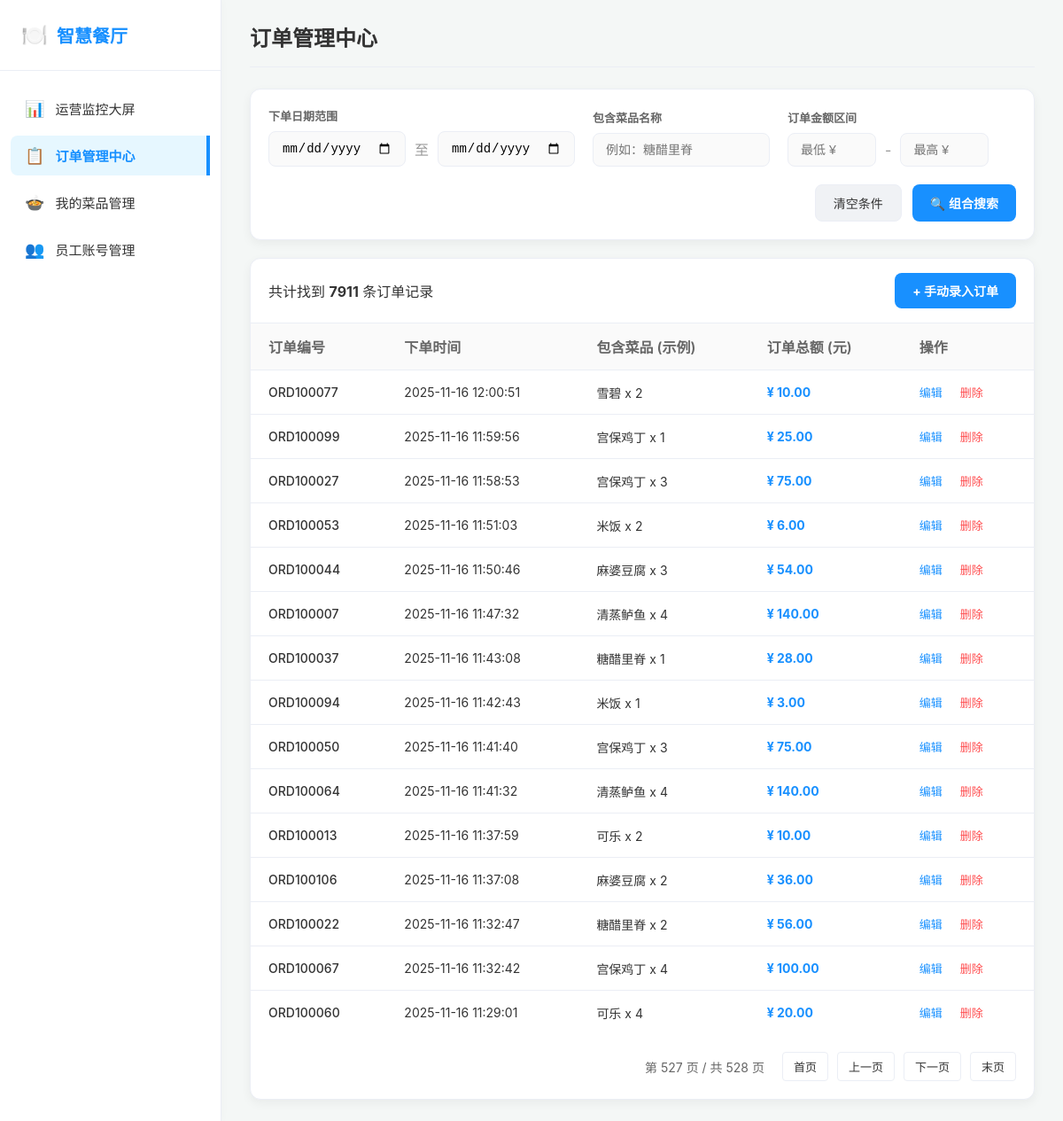
Screenshot of /orders/?page=527 (signed in) with the database file from the repository.
### restaurant/models.py (models this page shows, shortened)
class Order(models.Model):
    order_number = models.CharField(max_length=50, unique=True, verbose_name='订单编号')
    order_time = models.DateTimeField(auto_now_add=True, verbose_name='下单时间')
    total_amount = models.DecimalField(max_digits=10, decimal_places=2, verbose_name='订单总金额')
    item_name = models.CharField(max_length=100, verbose_name='菜品名称', blank=True, null=True)
    item_price = models.DecimalField(max_digits=10, decimal_places=2, verbose_name='单价', blank=True, null=True)
    quantity = models.PositiveIntegerField(verbose_name='数量', blank=True, null=True)
    class Meta:
        verbose_name = '订单'
        verbose_name_plural = '订单'

### restaurant/views.py (the view)
# urls.py: path('orders/', views.order_list, name='order_list'),
@login_required
def order_list(request):
    orders = Order.objects.all().order_by('-order_time')
    start_date = request.GET.get('start_date', '')
    end_date = request.GET.get('end_date', '')
    dish_name = request.GET.get('dish_name', '')
    min_price = request.GET.get('min_price', '')
    max_price = request.GET.get('max_price', '')
    if start_date:
        orders = orders.filter(order_time__date__gte=start_date) # 大于等于开始日期
    if end_date:
        orders = orders.filter(order_time__date__lte=end_date)   # 小于等于结束日期
    if dish_name:
        orders = orders.filter(item_name__icontains=dish_name)   # 菜名模糊包含查询
    if min_price:
        orders = orders.filter(total_amount__gte=min_price)      # 金额大于等于
    if max_price:
        orders = orders.filter(total_amount__lte=max_price)      # 金额小于等于
    paginator = Paginator(orders, 15)
    page_number = request.GET.get('page', 1)
    page_obj = paginator.get_page(page_number)
    query_params = request.GET.copy()
    if 'page' in query_params:
        del query_params['page']
    query_string = query_params.urlencode()
    context = {
        'page_obj': page_obj,
        'query_string': query_string, # 将参数串传给页面
    }
    return render(request, 'order_list.html', context)

### templates/order_list.html (shortened to what this page needs)
<!DOCTYPE html>
<html lang="zh-CN">
<head>
</head>
<body>
    <div class="app-wrapper">
        <aside class="sidebar">
            <div class="sidebar-logo"><span class="icon">🍽️</span> 智慧餐厅</div>
            <nav class="sidebar-menu">
                <a href="{% url 'dashboard' %}" class="menu-item ">
                    <span class="icon">📊</span> 运营监控大屏
                </a>
                <a href="{% url 'order_list' %}" class="menu-item active">
                    <span class="icon">📋</span> 订单管理中心
                </a>
                <a href="{% url 'dish_list' %}" class="menu-item">
                    <span class="icon">🍲</span> 我的菜品管理
                </a>
                <a href="{% url 'user_list' %}" class="menu-item">
                    <span class="icon">👥</span> 员工账号管理
                </a>
            </nav>
        </aside>
        <main class="main-content">
            <div class="dashboard-container">
                <div class="header">
                    <h1>订单管理中心</h1>
                </div>
                <div class="search-card">
                    <form method="GET" action="{% url 'order_list' %}" class="search-form">
                        <div class="search-group">
                            <label>下单日期范围</label>
                            <div class="input-row">
                                <input type="date" name="start_date" value="{{ request.GET.start_date }}" class="search-input">
                                <span style="color: #999;">至</span>
                                <input type="date" name="end_date" value="{{ request.GET.end_date }}" class="search-input">
                            </div>
                        </div>
                        <div class="search-group">
                            <label>包含菜品名称</label>
                            <input type="text" name="dish_name" value="{{ request.GET.dish_name }}" placeholder="例如：糖醋里脊" class="search-input" style="width: 200px;">
                        </div>
                        <div class="search-group">
                            <label>订单金额区间</label>
                            <div class="input-row">
                                <input type="number" step="0.01" name="min_price" value="{{ request.GET.min_price }}" placeholder="最低 ¥" class="search-input" style="width: 100px;">
                                <span style="color: #999;">-</span>
                                <input type="number" step="0.01" name="max_price" value="{{ request.GET.max_price }}" placeholder="最高 ¥" class="search-input" style="width: 100px;">
                            </div>
                        </div>
                        <div style="display: flex; gap: 12px; margin-left: auto;">
                            <a href="{% url 'order_list' %}" class="btn-reset">清空条件</a>
                            <button type="submit" class="btn-primary">🔍 组合搜索</button>
                        </div>
                    </form>
                </div>
                <div class="table-card">
                    <div class="table-toolbar">
                        <span>共计找到 <b>{{ page_obj.paginator.count }}</b> 条订单记录</span>
                        <a href="{% url 'order_create' %}" class="btn-primary" style="text-decoration: none; display: inline-block;">+ 手动录入订单</a>
                    </div>
                    <table class="data-table">
                        <thead>
                            <tr>
                                <th>订单编号</th>
                                <th>下单时间</th>
                                <th>包含菜品 (示例)</th>
                                <th>订单总额 (元)</th>
                                <th>操作</th>
                            </tr>
                        </thead>
                        <tbody>
                            {% for order in page_obj %}
                            <tr>
                                <td style="font-weight: 500;">{{ order.order_number }}</td>
                                <td>{{ order.order_time|date:"Y-m-d H:i:s" }}</td>
                                <td>{{ order.item_name|default:"-" }} x {{ order.quantity|default:"1" }}</td>
                                <td style="color: var(--accent-blue); font-weight: bold;">¥ {{ order.total_amount|floatformat:2 }}</td>
                                <td>
                                    <a href="{% url 'order_edit' order.id %}" class="action-link">编辑</a>
                                    <form action="{% url 'order_delete' order.id %}" method="POST" style="display:inline;" onsubmit="return confirm('确定要永久删除订单 {{ order.order_number }} 吗？');">
                                        <button type="submit" class="action-delete">删除</button>
                                    </form>
                                </td>
                            </tr>
                            {% empty %}
                            <tr>
                                <td colspan="5" style="text-align: center; padding: 60px; color: #999;">没有找到符合该条件的订单记录</td>
                            </tr>
                            {% endfor %}
                        </tbody>
                    </table>
                    <div class="pagination">
                        <span class="page-info">第 {{ page_obj.number }} 页 / 共 {{ page_obj.paginator.num_pages }} 页</span>
                        {% if page_obj.has_previous %}
                            <a href="?page=1{% if query_string %}&{{ query_string }}{% endif %}" class="page-btn">首页</a>
                            <a href="?page={{ page_obj.previous_page_number }}{% if query_string %}&{{ query_string }}{% endif %}" class="page-btn">上一页</a>
                        {% else %}
                            <a href="#" class="page-btn disabled">首页</a>
                            <a href="#" class="page-btn disabled">上一页</a>
                        {% endif %}
                        {% if page_obj.has_next %}
                            <a href="?page={{ page_obj.next_page_number }}{% if query_string %}&{{ query_string }}{% endif %}" class="page-btn">下一页</a>
                            <a href="?page={{ page_obj.paginator.num_pages }}{% if query_string %}&{{ query_string }}{% endif %}" class="page-btn">末页</a>
                        {% else %}
                            <a href="#" class="page-btn disabled">下一页</a>
                            <a href="#" class="page-btn disabled">末页</a>
                        {% endif %}
                    </div>
                </div>
            </div>
        </main>
    </div>
</body>
</html>

### templates/order_list.html (style rules this page uses)
:root { --bg-light: #f4f7f6; --card-bg: #ffffff; --text-main: #333333; --text-sub: #666666; --accent-blue: #1890ff; --accent-red: #ff4d4f; --border-color: #ebeef5; --sidebar-width: 250px; }
* { box-sizing: border-box; }
body { font-family: -apple-system, BlinkMacSystemFont, 'Segoe UI', Roboto, Arial, sans-serif; margin: 0; padding: 0; background-color: var(--bg-light); color: var(--text-main); height: 100vh; overflow: hidden; }
.app-wrapper { display: flex; height: 100vh; width: 100vw; }
.sidebar { width: var(--sidebar-width); background: var(--card-bg); border-right: 1px solid var(--border-color); display: flex; flex-direction: column; box-shadow: 2px 0 8px rgba(0,0,0,0.02); z-index: 10; }
.sidebar-logo { height: 80px; display: flex; align-items: center; padding: 0 24px; font-size: 20px; font-weight: bold; color: var(--accent-blue); border-bottom: 1px solid var(--border-color); }
.sidebar-logo span { margin-right: 10px; font-size: 24px; }
.sidebar-menu { flex: 1; padding: 20px 12px; overflow-y: auto; display: flex; flex-direction: column; gap: 8px; }
.menu-item { display: flex; align-items: center; padding: 12px 16px; color: var(--text-main); text-decoration: none; font-size: 15px; border-radius: 8px; transition: all 0.2s; }
.menu-item.active { background: #e6f7ff; color: var(--accent-blue); font-weight: 600; border-right: 4px solid var(--accent-blue); border-radius: 8px 0 0 8px; }
.menu-item .icon { margin-right: 12px; font-size: 18px; }
.main-content { flex: 1; display: flex; flex-direction: column; overflow-y: auto; padding: 24px 32px; }
.dashboard-container { width: 100%; max-width: 1600px; margin: 0 auto; }
.header { display: flex; justify-content: space-between; align-items: center; margin-bottom: 24px; padding-bottom: 16px; border-bottom: 1px solid var(--border-color); }
.header h1 { margin: 0; font-size: 24px; font-weight: 600; }
.search-card { background: var(--card-bg); border-radius: 12px; box-shadow: 0 4px 12px rgba(0,0,0,0.05); border: 1px solid var(--border-color); padding: 20px; margin-bottom: 20px; }
.search-form { display: flex; flex-wrap: wrap; gap: 20px; align-items: flex-end; }
.search-group { display: flex; flex-direction: column; gap: 8px; }
.search-group label { font-size: 13px; font-weight: 600; color: var(--text-sub); }
.search-input { padding: 10px 14px; border: 1px solid var(--border-color); border-radius: 8px; font-size: 14px; background: #fafafa; transition: all 0.2s; outline: none; }
.input-row { display: flex; align-items: center; gap: 10px; }
.btn-primary { background: var(--accent-blue); color: white; border: none; padding: 10px 20px; border-radius: 8px; cursor: pointer; font-size: 14px; font-weight: bold; transition: all 0.2s; text-decoration: none; }
.btn-reset { background: #f0f2f5; color: var(--text-main); border: 1px solid var(--border-color); padding: 10px 20px; border-radius: 8px; cursor: pointer; font-size: 14px; font-weight: 500; text-decoration: none; transition: all 0.2s; display: inline-block; }
.table-card { background: var(--card-bg); border-radius: 12px; box-shadow: 0 4px 12px rgba(0,0,0,0.05); border: 1px solid var(--border-color); overflow: hidden; }
.table-toolbar { padding: 16px 20px; border-bottom: 1px solid var(--border-color); display: flex; justify-content: space-between; align-items: center; }
.data-table { width: 100%; border-collapse: collapse; }
.data-table th { background-color: #fafafa; padding: 14px 20px; text-align: left; font-weight: 600; color: var(--text-sub); border-bottom: 1px solid var(--border-color); }
.data-table td { padding: 14px 20px; border-bottom: 1px solid var(--border-color); color: var(--text-main); font-size: 14px; }
.data-table tr:last-child td { border-bottom: none; }
.action-link { color: var(--accent-blue); text-decoration: none; margin-right: 10px; font-size: 13px; font-weight: 500; }
.action-delete { color: var(--accent-red); cursor: pointer; border: none; background: none; font-size: 13px; font-weight: 500; }
.pagination { padding: 20px; display: flex; justify-content: flex-end; align-items: center; gap: 10px; }
.page-info { color: var(--text-sub); font-size: 14px; margin-right: 10px; }
.page-btn { padding: 6px 12px; border: 1px solid var(--border-color); background: var(--card-bg); border-radius: 4px; color: var(--text-main); text-decoration: none; font-size: 13px; }

### rows the page displays
Order: order_number "ORD100077", order_time "2025-11-16 12:00:51", item_name "雪碧", quantity "2", total_amount "10.00"
Order: order_number "ORD100099", order_time "2025-11-16 11:59:56", item_name "宫保鸡丁", quantity "1", total_amount "25.00"
Order: order_number "ORD100027", order_time "2025-11-16 11:58:53", item_name "宫保鸡丁", quantity "3", total_amount "75.00"
Order: order_number "ORD100053", order_time "2025-11-16 11:51:03", item_name "米饭", quantity "2", total_amount "6.00"
Order: order_number "ORD100044", order_time "2025-11-16 11:50:46", item_name "麻婆豆腐", quantity "3", total_amount "54.00"
Order: order_number "ORD100007", order_time "2025-11-16 11:47:32", item_name "清蒸鲈鱼", quantity "4", total_amount "140.00"
Order: order_number "ORD100037", order_time "2025-11-16 11:43:08", item_name "糖醋里脊", quantity "1", total_amount "28.00"
Order: order_number "ORD100094", order_time "2025-11-16 11:42:43", item_name "米饭", quantity "1", total_amount "3.00"
Order: order_number "ORD100050", order_time "2025-11-16 11:41:40", item_name "宫保鸡丁", quantity "3", total_amount "75.00"
Order: order_number "ORD100064", order_time "2025-11-16 11:41:32", item_name "清蒸鲈鱼", quantity "4", total_amount "140.00"
Order: order_number "ORD100013", order_time "2025-11-16 11:37:59", item_name "可乐", quantity "2", total_amount "10.00"
Order: order_number "ORD100106", order_time "2025-11-16 11:37:08", item_name "麻婆豆腐", quantity "2", total_amount "36.00"
Order: order_number "ORD100022", order_time "2025-11-16 11:32:47", item_name "糖醋里脊", quantity "2", total_amount "56.00"
Order: order_number "ORD100067", order_time "2025-11-16 11:32:42", item_name "宫保鸡丁", quantity "4", total_amount "100.00"
Order: order_number "ORD100060", order_time "2025-11-16 11:29:01", item_name "可乐", quantity "4", total_amount "20.00"

### other values shown
{{ page_obj.paginator.count }} "7911"
{{ page_obj.number }} "527"
{{ page_obj.paginator.num_pages }} "528"
